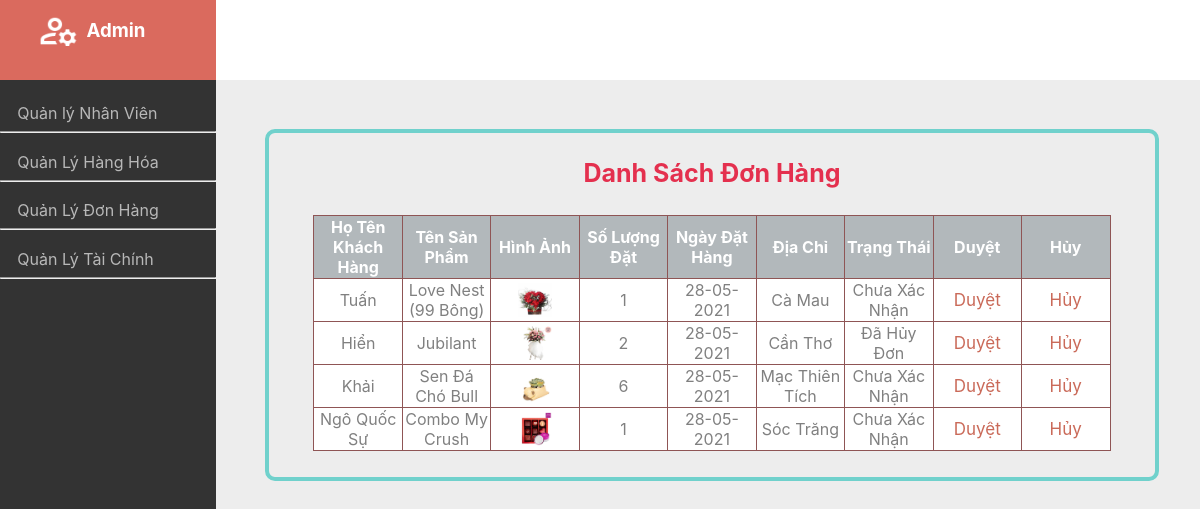
Page /admin/donhang.php on the committed database.
### tables this page shows
CREATE TABLE `chitietdathang` (
  `SoDonDH` varchar(10) NOT NULL,
  `MSHH` varchar(255) NOT NULL,
  `SoLuong` int(11) NOT NULL,
  `GiaDatHang` int(11) NOT NULL,
  `GiamGia` int(11) NOT NULL,
  `TrangThai` int(1) NOT NULL
);

CREATE TABLE `khachhang` (
  `MSKH` varchar(10) NOT NULL,
  `HoTenKH` varchar(255) NOT NULL,
  `TenCongTy` varchar(255) NOT NULL,
  `SoDienThoai` varchar(11) NOT NULL,
  `Email` varchar(255) NOT NULL
);

CREATE TABLE `hanghoa` (
  `MSHH` varchar(255) NOT NULL,
  `TenHH` varchar(255) NOT NULL,
  `QuyCach` varchar(1000) NOT NULL,
  `Gia` int(11) NOT NULL,
  `SoLuongHang` int(11) NOT NULL DEFAULT 0,
  `MaLoaiHang` varchar(255) NOT NULL,
  `GhiChu` varchar(255) NOT NULL,
  `HinhAnh` varchar(255) NOT NULL
);

CREATE TABLE `dathang` (
  `SoDonDH` varchar(10) NOT NULL,
  `MSKH` varchar(10) NOT NULL,
  `MSNV` varchar(255) NOT NULL,
  `NgayDH` varchar(255) NOT NULL,
  `NgayGH` varchar(255) NOT NULL
);

CREATE TABLE `diachikh` (
  `MaDC` int(11) NOT NULL,
  `DiaChi` varchar(255) NOT NULL,
  `MSKH` varchar(10) NOT NULL
);

### admin/donhang.php (the view, shortened to what this page needs)
<html lang="en">
<head>
    <link rel="stylesheet" href="admin.css">
</head>
<?php
$conn = mysqli_connect('localhost', 'root', '', 'quanlydathang');
mysqli_set_charset($conn, 'UTF8');
?>
<body>
    <div class="header">
        <div class="name">
            <img src="../img/admin.png" alt="" >
            <h3>Admin</h3>
        </div>
        <div class="right"></div>
    </div>
    <div class="father">
            <div class="menu">
                 <a href="nhanvien.php">
                    <div class="sidebar">
                       <span>Quản lý Nhân Viên</span>
                           <hr>
                   </div>
                </a>
                <a href="index.php">
                    <div class="sidebar">
                       <span>Quản Lý Hàng Hóa</span>
                           <hr>
                   </div>
                </a>
                <a href="donhang.php">
                    <div class="sidebar">
                       <span>Quản Lý Đơn Hàng</span>
                           <hr>
                   </div>
                </a>
                <a href="taichinh.php">
                    <div class="sidebar">
                       <span>Quản Lý Tài Chính</span>
                           <hr>
                   </div>
                </a>
            </div>
                <div class="inf">
                        <div class="list_product">
                                <h3>Danh Sách Đơn Hàng</h3>
                                <table class="table_donhang">
                                    <tr>
                                        <th>Họ Tên Khách Hàng</th>
                                        <th>Tên Sản Phẩm</th>
                                        <th>Hình Ảnh</th>
                                        <th>Số Lượng Đặt</th>
                                        <th>Ngày Đặt Hàng</th>
                                        <th>Địa Chỉ</th>
                                        <th>Trạng Thái</th>
                                        <th>Duyệt</th>
                                        <th>Hủy</th>
                                    </tr>
                                    <?php
                                        $sql="SELECT TrangThai,chitietdathang.mshh,chitietdathang.sodondh,hotenkh,tenhh,soluong,giadathang,giamgia,ngaydh,diachi,hinhanh FROM chitietdathang JOIN dathang on chitietdathang.SoDonDH=dathang.SoDonDH
                                        join hanghoa on chitietdathang.MSHH=hanghoa.MSHH
                                        JOIN khachhang on dathang.MSKH=khachhang.MSKH
                                        join diachikh on khachhang.MSKH=diachikh.MSKH
                                        where trangthai=0 or trangthai=-1
                                        ";
                                        $result=mysqli_query($conn, $sql);
                                        if(mysqli_num_rows($result) >0){
                                            while ($product=mysqli_fetch_assoc($result)){
                                                if($product['TrangThai']==0)
                                                $trangthai='Chưa Xác Nhận';
                                                else if($product['TrangThai']==-1)
                                                $trangthai='Đã Hủy Đơn';
                                                else $trangthai='Đã Xác Nhận';
                                                echo("
                                                    <tr>
                                                        <td><span>".$product['hotenkh']."</span></td>
                                                        <td><span>".$product['tenhh']."</span></td>
                                                        <td><img src='../img/".$product['hinhanh']."' ></td>
                                                        <td><span>".$product['soluong']."</span></td>
                                                        <td><span>".$product['ngaydh']."</span></td>
                                                        <td><span>".$product['diachi']."</span></td>
                                                        <td><span class='trangthai'>".$trangthai."</span></td>
                                                        <td><a href='update_hanghoa.php?sohd=".$product['sodondh']."&mshh=".$product['mshh']."&soluong=".$product['soluong']."&action=duyet'>Duyệt</a></td>
                                                        <td><a href='update_hanghoa.php?sohd=".$product['sodondh']."&mshh=".$product['mshh']."&soluong=".$product['soluong']."&action=huy'>Hủy</a></td>
                                                    </tr>
                                                ");
                                            }
                                        }
                                    ?>
                                    </table>
                        </div>
                </div>
    </div>
</body>
</html>

### admin/admin.css (style rules this page uses)
body { margin: 0%; font-family: -apple-system, BlinkMacSystemFont, 'Segoe UI', Roboto, Oxygen, Ubuntu, Cantarell, 'Open Sans', 'Helvetica Neue', sans-serif; background-color:#ededed; }
.header { height: 10%; display: flex; }
.right { width: 82%; background-color: white; }
.name { background-color: brown; display: flex; width: 18%; text-align: center; color: white; background-color:#da6a5e; }
.name img { height: 50%; width: 20%; margin-top: 5%; margin-right: 3%; margin-left: 17%; }
.father { display: flex; width: 100%; min-height: 100%; }
.menu { width: 18%; padding-top: 1%; background-color: #333333; min-height: 100%; }
.sidebar { padding-top: 5%; transition: 0.3s; }
.sidebar span { margin-left: 8%; }
.menu a { text-decoration: none; color: #B8b8b8; }
.inf { width: 82%; background-color: #ededed; }
table { background-color: white; margin-top: 3%; margin-left: 5%; margin-right: 5%; margin-bottom:3% ; }
table, th, td { border-collapse: collapse; border: 1px solid rgb(143, 85, 85); text-align: center; }
td span { color:grey; }
.list_product { margin-left: 5%; margin-right: 5%; margin-top: 5%; margin-bottom: 5%; border: 4px solid rgb(112, 209, 204); border-radius: 10px; width: 90%; }
.list_product h3 { text-align: center; font-size: 25px; color: rgb(228, 48, 78); }
table img { width: 40%; }
.list_product a { text-align: center; text-decoration: none; color: rgb(202, 106, 89); font-size: 17px; }
.list_product table th { background-color: rgba(82, 96, 102, 0.445); color: white; }
.table_donhang td { width: 10%; }

### rows in the picture
chitietdathang: khachhang.HoTenKH "Tuấn", MSHH.TenHH "Love Nest (99 Bông)", MSHH.HinhAnh (picture), SoLuong "1", SoDonDH.NgayDH "28-05-2021", diachikh.DiaChi "Cà Mau", TrangThai "Chưa Xác Nhận"
chitietdathang: khachhang.HoTenKH "Hiển", MSHH.TenHH "Jubilant", MSHH.HinhAnh (picture), SoLuong "2", SoDonDH.NgayDH "28-05-2021", diachikh.DiaChi "Cần Thơ", TrangThai "Đã Hủy Đơn"
chitietdathang: khachhang.HoTenKH "Khải", MSHH.TenHH "Sen Đá Chó Bull", MSHH.HinhAnh (picture), SoLuong "6", SoDonDH.NgayDH "28-05-2021", diachikh.DiaChi "Mạc Thiên Tích", TrangThai "Chưa Xác Nhận"
chitietdathang: khachhang.HoTenKH "Ngô Quốc Sự", MSHH.TenHH "Combo My Crush", MSHH.HinhAnh (picture), SoLuong "1", SoDonDH.NgayDH "28-05-2021", diachikh.DiaChi "Sóc Trăng", TrangThai "Chưa Xác Nhận"
